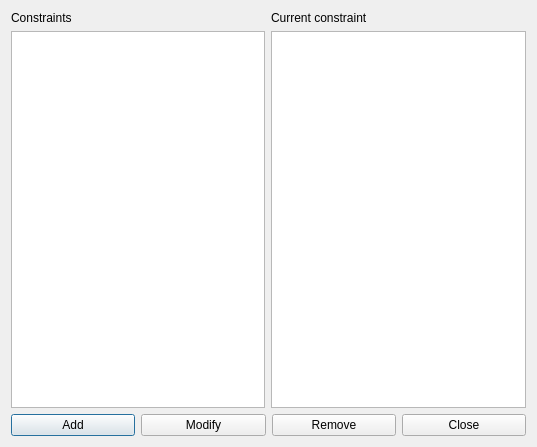
<?xml version="1.0" encoding="UTF-8"?>
<ui version="4.0">
 <class>ConstraintTeachersAfternoonIntervalMaxDaysPerWeekForm_template</class>
 <widget class="QDialog" name="ConstraintTeachersAfternoonIntervalMaxDaysPerWeekForm_template">
  <property name="geometry">
   <rect>
    <x>0</x>
    <y>0</y>
    <width>537</width>
    <height>447</height>
   </rect>
  </property>
  <property name="windowTitle">
   <string extracomment="This is the title of the dialog in which you see the list of all constraints of this type">Constraints teachers afternoon interval max days per week</string>
  </property>
  <layout class="QGridLayout" name="gridLayout">
   <item row="0" column="0">
    <layout class="QVBoxLayout" name="verticalLayout">
     <item>
      <widget class="QLabel" name="constraintsTextLabel">
       <property name="frameShape">
        <enum>QFrame::NoFrame</enum>
       </property>
       <property name="frameShadow">
        <enum>QFrame::Plain</enum>
       </property>
       <property name="text">
        <string>Constraints</string>
       </property>
       <property name="wordWrap">
        <bool>false</bool>
       </property>
      </widget>
     </item>
     <item>
      <widget class="QListWidget" name="constraintsListWidget"/>
     </item>
    </layout>
   </item>
   <item row="0" column="1">
    <layout class="QVBoxLayout" name="verticalLayout_2">
     <item>
      <widget class="QLabel" name="currentConstraintTextLabel">
       <property name="text">
        <string>Current constraint</string>
       </property>
       <property name="wordWrap">
        <bool>false</bool>
       </property>
      </widget>
     </item>
     <item>
      <widget class="QPlainTextEdit" name="currentConstraintTextEdit"/>
     </item>
    </layout>
   </item>
   <item row="1" column="0" colspan="2">
    <layout class="QHBoxLayout" name="horizontalLayout">
     <item>
      <widget class="QPushButton" name="addConstraintPushButton">
       <property name="text">
        <string>Add</string>
       </property>
      </widget>
     </item>
     <item>
      <widget class="QPushButton" name="modifyConstraintPushButton">
       <property name="text">
        <string>Modify</string>
       </property>
      </widget>
     </item>
     <item>
      <widget class="QPushButton" name="removeConstraintPushButton">
       <property name="text">
        <string>Remove</string>
       </property>
      </widget>
     </item>
     <item>
      <widget class="QPushButton" name="closePushButton">
       <property name="text">
        <string>Close</string>
       </property>
      </widget>
     </item>
    </layout>
   </item>
  </layout>
 </widget>
 <layoutdefault spacing="6" margin="11"/>
 <resources/>
 <connections/>
</ui>
